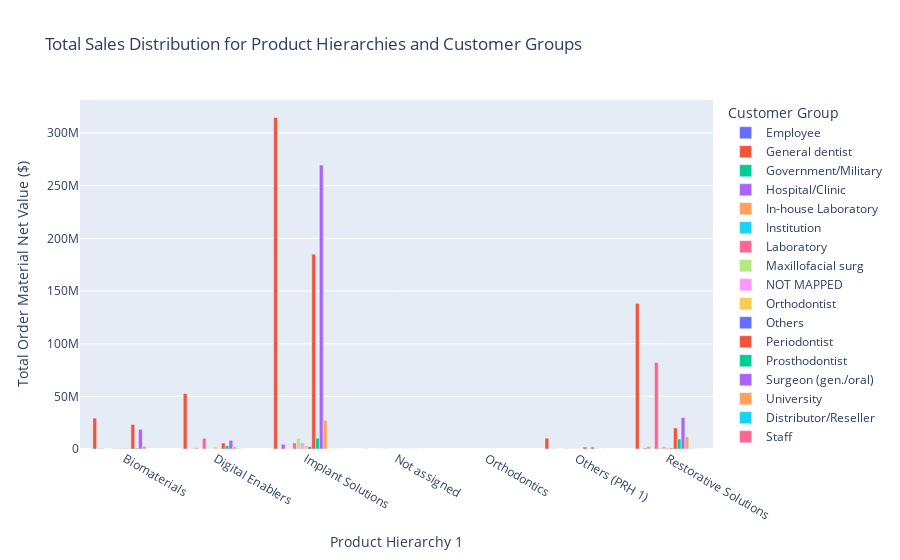

This figure's notebook cell:
### Code cell
import plotly.express as px

# Calculate total 'order_material_net_value' for each combination of PRH1 and customer_group
sales_distribution = combined_df.groupby(['PRH1', 'customer_group'])['order_material_net_value'].sum().reset_index()

# Create an interactive bar chart for sales distribution
fig = px.bar(sales_distribution, x='PRH1', y='order_material_net_value', color='customer_group',
             title='Total Sales Distribution for Product Hierarchies and Customer Groups',
             labels={'order_material_net_value': 'Total Order Material Net Value', 'PRH1': 'Product Hierarchy 1'})

# Customize hover data
fig.update_traces(hovertemplate='Product Hierarchy 1: %{x}<br>Customer Group: %{trace.name}<br>Total Order Material Net Value: $%{y}<extra></extra>')

# Adjust layout for readability
fig.update_layout(xaxis_title='Product Hierarchy 1',
                  yaxis_title='Total Order Material Net Value ($)',
                  legend_title='Customer Group',
                  barmode='group')

fig.show()

### Figure 1 — Plotly figure (JSON) as saved in the notebook; plotly's stock layout.template omitted (floating-point values rounded to 4 significant figures)
{"data": [{"alignmentgroup": "True", "hovertemplate": "Product Hierarchy 1: %{x}<br>Customer Group: %{trace.name}<br>Total Order Material Net Value: $%{y}<extra></extra>", "legendgroup": "Employee", "marker": {"color": "#636efa", "pattern": {"shape": ""}}, "name": "Employee", "offsetgroup": "Employee", "orientation": "v", "showlegend": true, "textposition": "auto", "type": "bar", "x": ["Biomaterials", "Digital Enablers", "Implant Solutions"], "xaxis": "x", "y": [425, 3050, 456], "yaxis": "y"}, {"alignmentgroup": "True", "hovertemplate": "Product Hierarchy 1: %{x}<br>Customer Group: %{trace.name}<br>Total Order Material Net Value: $%{y}<extra></extra>", "legendgroup": "General dentist", "marker": {"color": "#EF553B", "pattern": {"shape": ""}}, "name": "General dentist", "offsetgroup": "General dentist", "orientation": "v", "showlegend": true, "textposition": "auto", "type": "bar", "x": ["Biomaterials", "Digital Enablers", "Implant Solutions", "Not assigned", "Orthodontics", "Others (PRH 1)", "Restorative Solutions"], "xaxis": "x", "y": [29310000.0, 52650000.0, 314800000.0, 175700.0, 1556.0, 10320000.0, 138200000.0], "yaxis": "y"}, {"alignmentgroup": "True", "hovertemplate": "Product Hierarchy 1: %{x}<br>Customer Group: %{trace.name}<br>Total Order Material Net Value: $%{y}<extra></extra>", "legendgroup": "Government/Military", "marker": {"color": "#00cc96", "pattern": {"shape": ""}}, "name": "Government/Military", "offsetgroup": "Government/Military", "orientation": "v", "showlegend": true, "textposition": "auto", "type": "bar", "x": ["Biomaterials", "Digital Enablers", "Implant Solutions", "Others (PRH 1)", "Restorative Solutions"], "xaxis": "x", "y": [231100.0, 12522, 201700.0, 36200.0, 53340.0], "yaxis": "y"}, {"alignmentgroup": "True", "hovertemplate": "Product Hierarchy 1: %{x}<br>Customer Group: %{trace.name}<br>Total Order Material Net Value: $%{y}<extra></extra>", "legendgroup": "Hospital/Clinic", "marker": {"color": "#ab63fa", "pattern": {"shape": ""}}, "name": "Hospital/Clinic", "offsetgroup": "Hospital/Clinic", "orientation": "v", "showlegend": true, "textposition": "auto", "type": "bar", "x": ["Biomaterials", "Digital Enablers", "Implant Solutions", "Others (PRH 1)", "Restorative Solutions"], "xaxis": "x", "y": [365200.0, 301900.0, 4503000.0, 182300.0, 982200.0], "yaxis": "y"}, {"alignmentgroup": "True", "hovertemplate": "Product Hierarchy 1: %{x}<br>Customer Group: %{trace.name}<br>Total Order Material Net Value: $%{y}<extra></extra>", "legendgroup": "In-house Laboratory", "marker": {"color": "#FFA15A", "pattern": {"shape": ""}}, "name": "In-house Laboratory", "offsetgroup": "In-house Laboratory", "orientation": "v", "showlegend": true, "textposition": "auto", "type": "bar", "x": ["Biomaterials", "Digital Enablers", "Implant Solutions", "Not assigned", "Others (PRH 1)", "Restorative Solutions"], "xaxis": "x", "y": [1101.0, 1142000.0, 272300.0, 954, 3955.0, 2499000.0], "yaxis": "y"}, {"alignmentgroup": "True", "hovertemplate": "Product Hierarchy 1: %{x}<br>Customer Group: %{trace.name}<br>Total Order Material Net Value: $%{y}<extra></extra>", "legendgroup": "Institution", "marker": {"color": "#19d3f3", "pattern": {"shape": ""}}, "name": "Institution", "offsetgroup": "Institution", "orientation": "v", "showlegend": true, "textposition": "auto", "type": "bar", "x": ["Biomaterials", "Implant Solutions", "Restorative Solutions"], "xaxis": "x", "y": [12509, 6464.0, 849.3], "yaxis": "y"}, {"alignmentgroup": "True", "hovertemplate": "Product Hierarchy 1: %{x}<br>Customer Group: %{trace.name}<br>Total Order Material Net Value: $%{y}<extra></extra>", "legendgroup": "Laboratory", "marker": {"color": "#FF6692", "pattern": {"shape": ""}}, "name": "Laboratory", "offsetgroup": "Laboratory", "orientation": "v", "showlegend": true, "textposition": "auto", "type": "bar", "x": ["Biomaterials", "Digital Enablers", "Implant Solutions", "Not assigned", "Others (PRH 1)", "Restorative Solutions"], "xaxis": "x", "y": [203600.0, 10160000.0, 5748000.0, 71730.0, 237300.0, 82080000.0], "yaxis": "y"}, {"alignmentgroup": "True", "hovertemplate": "Product Hierarchy 1: %{x}<br>Customer Group: %{trace.name}<br>Total Order Material Net Value: $%{y}<extra></extra>", "legendgroup": "Maxillofacial surg", "marker": {"color": "#B6E880", "pattern": {"shape": ""}}, "name": "Maxillofacial surg", "offsetgroup": "Maxillofacial surg", "orientation": "v", "showlegend": true, "textposition": "auto", "type": "bar", "x": ["Biomaterials", "Digital Enablers", "Implant Solutions", "Not assigned", "Others (PRH 1)", "Restorative Solutions"], "xaxis": "x", "y": [709300.0, 525800.0, 10120000.0, 872.5, 171400.0, 978100.0], "yaxis": "y"}, {"alignmentgroup": "True", "hovertemplate": "Product Hierarchy 1: %{x}<br>Customer Group: %{trace.name}<br>Total Order Material Net Value: $%{y}<extra></extra>", "legendgroup": "NOT MAPPED", "marker": {"color": "#FF97FF", "pattern": {"shape": ""}}, "name": "NOT MAPPED", "offsetgroup": "NOT MAPPED", "orientation": "v", "showlegend": true, "textposition": "auto", "type": "bar", "x": ["Biomaterials", "Digital Enablers", "Implant Solutions", "Not assigned", "Others (PRH 1)", "Restorative Solutions"], "xaxis": "x", "y": [505800.0, 61800.0, 5834000.0, 352, 66150.0, 2433000.0], "yaxis": "y"}, {"alignmentgroup": "True", "hovertemplate": "Product Hierarchy 1: %{x}<br>Customer Group: %{trace.name}<br>Total Order Material Net Value: $%{y}<extra></extra>", "legendgroup": "Orthodontist", "marker": {"color": "#FECB52", "pattern": {"shape": ""}}, "name": "Orthodontist", "offsetgroup": "Orthodontist", "orientation": "v", "showlegend": true, "textposition": "auto", "type": "bar", "x": ["Biomaterials", "Digital Enablers", "Implant Solutions", "Not assigned", "Others (PRH 1)", "Restorative Solutions"], "xaxis": "x", "y": [684500.0, 2067000.0, 3156000.0, 774.0, 112300.0, 1288000.0], "yaxis": "y"}, {"alignmentgroup": "True", "hovertemplate": "Product Hierarchy 1: %{x}<br>Customer Group: %{trace.name}<br>Total Order Material Net Value: $%{y}<extra></extra>", "legendgroup": "Others", "marker": {"color": "#636efa", "pattern": {"shape": ""}}, "name": "Others", "offsetgroup": "Others", "orientation": "v", "showlegend": true, "textposition": "auto", "type": "bar", "x": ["Biomaterials", "Digital Enablers", "Implant Solutions", "Others (PRH 1)", "Restorative Solutions"], "xaxis": "x", "y": [204200.0, 203700.0, 2154000.0, 48920.0, 881400.0], "yaxis": "y"}, {"alignmentgroup": "True", "hovertemplate": "Product Hierarchy 1: %{x}<br>Customer Group: %{trace.name}<br>Total Order Material Net Value: $%{y}<extra></extra>", "legendgroup": "Periodontist", "marker": {"color": "#EF553B", "pattern": {"shape": ""}}, "name": "Periodontist", "offsetgroup": "Periodontist", "orientation": "v", "showlegend": true, "textposition": "auto", "type": "bar", "x": ["Biomaterials", "Digital Enablers", "Implant Solutions", "Not assigned", "Orthodontics", "Others (PRH 1)", "Restorative Solutions"], "xaxis": "x", "y": [23260000.0, 5654000.0, 185000000.0, 2366.0, 181.9, 1804000.0, 19960000.0], "yaxis": "y"}, {"alignmentgroup": "True", "hovertemplate": "Product Hierarchy 1: %{x}<br>Customer Group: %{trace.name}<br>Total Order Material Net Value: $%{y}<extra></extra>", "legendgroup": "Prosthodontist", "marker": {"color": "#00cc96", "pattern": {"shape": ""}}, "name": "Prosthodontist", "offsetgroup": "Prosthodontist", "orientation": "v", "showlegend": true, "textposition": "auto", "type": "bar", "x": ["Biomaterials", "Digital Enablers", "Implant Solutions", "Not assigned", "Others (PRH 1)", "Restorative Solutions"], "xaxis": "x", "y": [820200.0, 3057000.0, 10340000.0, 12060.0, 191800.0, 9440000.0], "yaxis": "y"}, {"alignmentgroup": "True", "hovertemplate": "Product Hierarchy 1: %{x}<br>Customer Group: %{trace.name}<br>Total Order Material Net Value: $%{y}<extra></extra>", "legendgroup": "Surgeon (gen./oral)", "marker": {"color": "#ab63fa", "pattern": {"shape": ""}}, "name": "Surgeon (gen./oral)", "offsetgroup": "Surgeon (gen./oral)", "orientation": "v", "showlegend": true, "textposition": "auto", "type": "bar", "x": ["Biomaterials", "Digital Enablers", "Implant Solutions", "Not assigned", "Others (PRH 1)", "Restorative Solutions"], "xaxis": "x", "y": [18700000.0, 8221000.0, 269600000.0, 4099.0, 1831000.0, 29780000.0], "yaxis": "y"}, {"alignmentgroup": "True", "hovertemplate": "Product Hierarchy 1: %{x}<br>Customer Group: %{trace.name}<br>Total Order Material Net Value: $%{y}<extra></extra>", "legendgroup": "University", "marker": {"color": "#FFA15A", "pattern": {"shape": ""}}, "name": "University", "offsetgroup": "University", "orientation": "v", "showlegend": true, "textposition": "auto", "type": "bar", "x": ["Biomaterials", "Digital Enablers", "Implant Solutions", "Not assigned", "Others (PRH 1)", "Restorative Solutions"], "xaxis": "x", "y": [2732000.0, 1987000.0, 27170000.0, 1721.0, 323300.0, 11580000.0], "yaxis": "y"}, {"alignmentgroup": "True", "hovertemplate": "Product Hierarchy 1: %{x}<br>Customer Group: %{trace.name}<br>Total Order Material Net Value: $%{y}<extra></extra>", "legendgroup": "Distributor/Reseller", "marker": {"color": "#19d3f3", "pattern": {"shape": ""}}, "name": "Distributor/Reseller", "offsetgroup": "Distributor/Reseller", "orientation": "v", "showlegend": true, "textposition": "auto", "type": "bar", "x": ["Digital Enablers", "Restorative Solutions"], "xaxis": "x", "y": [236400.0, 348300.0], "yaxis": "y"}, {"alignmentgroup": "True", "hovertemplate": "Product Hierarchy 1: %{x}<br>Customer Group: %{trace.name}<br>Total Order Material Net Value: $%{y}<extra></extra>", "legendgroup": "Staff", "marker": {"color": "#FF6692", "pattern": {"shape": ""}}, "name": "Staff", "offsetgroup": "Staff", "orientation": "v", "showlegend": true, "textposition": "auto", "type": "bar", "x": ["Digital Enablers", "Implant Solutions", "Not assigned", "Others (PRH 1)", "Restorative Solutions"], "xaxis": "x", "y": [31080.0, 82970.0, 4540.0, 4094.0, 11150.0], "yaxis": "y"}, {"alignmentgroup": "True", "hovertemplate": "Product Hierarchy 1: %{x}<br>Customer Group: %{trace.name}<br>Total Order Material Net Value: $%{y}<extra></extra>", "legendgroup": "Central services", "marker": {"color": "#B6E880", "pattern": {"shape": ""}}, "name": "Central services", "offsetgroup": "Central services", "orientation": "v", "showlegend": true, "textposition": "auto", "type": "bar", "x": ["Implant Solutions", "Restorative Solutions"], "xaxis": "x", "y": [9698.0, 1224.0], "yaxis": "y"}, {"alignmentgroup": "True", "hovertemplate": "Product Hierarchy 1: %{x}<br>Customer Group: %{trace.name}<br>Total Order Material Net Value: $%{y}<extra></extra>", "legendgroup": "Denturist", "marker": {"color": "#FF97FF", "pattern": {"shape": ""}}, "name": "Denturist", "offsetgroup": "Denturist", "orientation": "v", "showlegend": true, "textposition": "auto", "type": "bar", "x": ["Implant Solutions", "Restorative Solutions"], "xaxis": "x", "y": [298.9, 17450.0], "yaxis": "y"}], "layout": {"barmode": "group", "legend": {"title": {"text": "Customer Group"}, "tracegroupgap": 0}, "title": {"text": "Total Sales Distribution for Product Hierarchies and Customer Groups"}, "xaxis": {"anchor": "y", "domain": [0, 1], "title": {"text": "Product Hierarchy 1"}}, "yaxis": {"anchor": "x", "domain": [0, 1], "title": {"text": "Total Order Material Net Value ($)"}}}}
